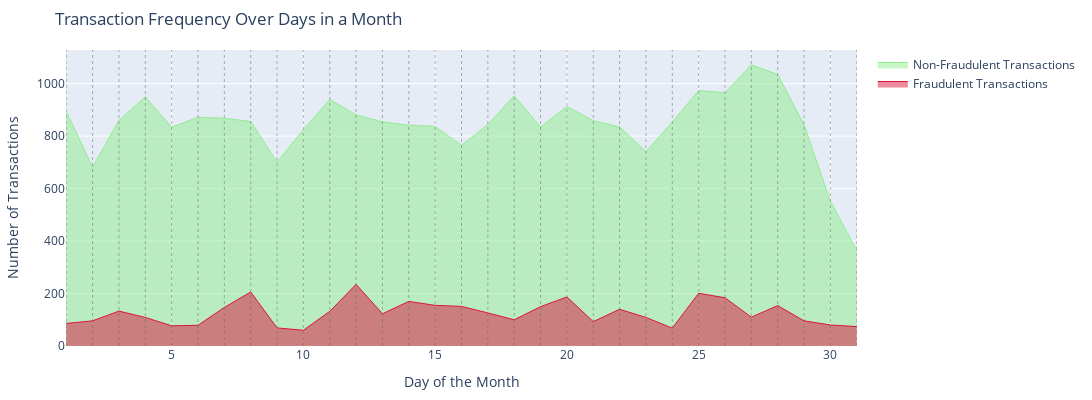

This figure's notebook cell:
### Code cell
# Your existing code to prepare the data
transactions_per_hour_fraud = transactions[transactions['is_fraud'] == 1].groupby('Day').size()
transactions_per_hour_non_fraud = transactions[transactions['is_fraud'] == 0].groupby('Day').size()

# Convert your groupby object to a DataFrame and rename the columns appropriately
df_transactions_per_hour_fraud = transactions_per_hour_fraud.reset_index()
df_transactions_per_hour_fraud.columns = ['Date', 'Number of Fraudulent Transactions']

df_transactions_per_hour_non_fraud = transactions_per_hour_non_fraud.reset_index()
df_transactions_per_hour_non_fraud.columns = ['Date', 'Number of Non-Fraudulent Transactions']

# Calculate the means
mean_fraudulent_transactions = df_transactions_per_hour_fraud['Number of Fraudulent Transactions'].mean()
mean_non_fraudulent_transactions = df_transactions_per_hour_non_fraud['Number of Non-Fraudulent Transactions'].mean()

# Create traces for the plot
trace2 = go.Scatter(
    x=df_transactions_per_hour_fraud['Date'],
    y=df_transactions_per_hour_fraud['Number of Fraudulent Transactions'],
    mode='lines',
    name='Fraudulent Transactions',
    line=dict(color='crimson', width=1),
    fill='tozeroy',
    hovertemplate=f"Day: %{{x}}<br>Amount of Transactions: %{{y}}<br>Mean: {mean_fraudulent_transactions:.2f}<extra></extra>"
)

trace1 = go.Scatter(
    x=df_transactions_per_hour_non_fraud['Date'],
    y=df_transactions_per_hour_non_fraud['Number of Non-Fraudulent Transactions'],
    mode='lines',
    name='Non-Fraudulent Transactions',
    line=dict(color='lightgreen', width=1),
    fill='tozeroy',
    hovertemplate=f"Day: %{{x}}<br>Amount of Transactions: %{{y}}<br>Mean: {mean_non_fraudulent_transactions:.2f}<extra></extra>"
)

# Combine the traces
data = [trace1, trace2]

layout = go.Layout(
    title='Transaction Frequency Over Days in a Month',
    xaxis=dict(title='Day of the Month'),
    yaxis=dict(title='Number of Transactions'),
    hovermode='closest'
)

fig = go.Figure(data=data, layout=layout)

# Loop through the dates and add vertical dashed lines
for date in df_transactions_per_hour_fraud['Date']:
    fig.add_shape(type="line",
                  x0=date, y0=0, x1=date, y1=1,
                  xref="x", yref="paper",
                  line=dict(color="#666", width=0.5, dash="dot"))
    
fig.update_layout(
    width=1200, 
    height=400, 
    margin=dict(l=15, r=15, t=50, b=20),
)

iplot(fig)

### Figure 1 — Plotly figure (JSON) as saved in the notebook; plotly's stock layout.template omitted (floating-point values rounded to 4 significant figures)
{"data": [{"fill": "tozeroy", "hovertemplate": "Day: %{x}<br>Amount of Transactions: %{y}<br>Mean: 841.94<extra></extra>", "line": {"color": "lightgreen", "width": 1}, "mode": "lines", "name": "Non-Fraudulent Transactions", "type": "scatter", "x": [1, 2, 3, 4, 5, 6, 7, 8, 9, 10, 11, 12, 13, 14, 15, 16, 17, 18, 19, 20, 21, 22, 23, 24, 25, 26, 27, 28, 29, 30, 31], "y": [894, 682, 860, 950, 834, 872, 868, 856, 701, 825, 939, 881, 854, 842, 837, 765, 844, 954, 835, 913, 859, 835, 741, 854, 974, 965, 1072, 1035, 843, 552, 364]}, {"fill": "tozeroy", "hovertemplate": "Day: %{x}<br>Amount of Transactions: %{y}<br>Mean: 125.81<extra></extra>", "line": {"color": "crimson", "width": 1}, "mode": "lines", "name": "Fraudulent Transactions", "type": "scatter", "x": [1, 2, 3, 4, 5, 6, 7, 8, 9, 10, 11, 12, 13, 14, 15, 16, 17, 18, 19, 20, 21, 22, 23, 24, 25, 26, 27, 28, 29, 30, 31], "y": [86, 96, 133, 109, 77, 79, 147, 206, 69, 60, 132, 235, 123, 170, 155, 151, 126, 100, 150, 187, 93, 140, 109, 68, 201, 184, 110, 154, 96, 80, 74]}], "layout": {"height": 400, "hovermode": "closest", "margin": {"b": 20, "l": 15, "r": 15, "t": 50}, "shapes": [{"line": {"color": "#666", "dash": "dot", "width": 0.5}, "type": "line", "x0": 1, "x1": 1, "xref": "x", "y0": 0, "y1": 1, "yref": "paper"}, {"line": {"color": "#666", "dash": "dot", "width": 0.5}, "type": "line", "x0": 2, "x1": 2, "xref": "x", "y0": 0, "y1": 1, "yref": "paper"}, {"line": {"color": "#666", "dash": "dot", "width": 0.5}, "type": "line", "x0": 3, "x1": 3, "xref": "x", "y0": 0, "y1": 1, "yref": "paper"}, {"line": {"color": "#666", "dash": "dot", "width": 0.5}, "type": "line", "x0": 4, "x1": 4, "xref": "x", "y0": 0, "y1": 1, "yref": "paper"}, {"line": {"color": "#666", "dash": "dot", "width": 0.5}, "type": "line", "x0": 5, "x1": 5, "xref": "x", "y0": 0, "y1": 1, "yref": "paper"}, {"line": {"color": "#666", "dash": "dot", "width": 0.5}, "type": "line", "x0": 6, "x1": 6, "xref": "x", "y0": 0, "y1": 1, "yref": "paper"}, {"line": {"color": "#666", "dash": "dot", "width": 0.5}, "type": "line", "x0": 7, "x1": 7, "xref": "x", "y0": 0, "y1": 1, "yref": "paper"}, {"line": {"color": "#666", "dash": "dot", "width": 0.5}, "type": "line", "x0": 8, "x1": 8, "xref": "x", "y0": 0, "y1": 1, "yref": "paper"}, {"line": {"color": "#666", "dash": "dot", "width": 0.5}, "type": "line", "x0": 9, "x1": 9, "xref": "x", "y0": 0, "y1": 1, "yref": "paper"}, {"line": {"color": "#666", "dash": "dot", "width": 0.5}, "type": "line", "x0": 10, "x1": 10, "xref": "x", "y0": 0, "y1": 1, "yref": "paper"}, {"line": {"color": "#666", "dash": "dot", "width": 0.5}, "type": "line", "x0": 11, "x1": 11, "xref": "x", "y0": 0, "y1": 1, "yref": "paper"}, {"line": {"color": "#666", "dash": "dot", "width": 0.5}, "type": "line", "x0": 12, "x1": 12, "xref": "x", "y0": 0, "y1": 1, "yref": "paper"}, {"line": {"color": "#666", "dash": "dot", "width": 0.5}, "type": "line", "x0": 13, "x1": 13, "xref": "x", "y0": 0, "y1": 1, "yref": "paper"}, {"line": {"color": "#666", "dash": "dot", "width": 0.5}, "type": "line", "x0": 14, "x1": 14, "xref": "x", "y0": 0, "y1": 1, "yref": "paper"}, {"line": {"color": "#666", "dash": "dot", "width": 0.5}, "type": "line", "x0": 15, "x1": 15, "xref": "x", "y0": 0, "y1": 1, "yref": "paper"}, {"line": {"color": "#666", "dash": "dot", "width": 0.5}, "type": "line", "x0": 16, "x1": 16, "xref": "x", "y0": 0, "y1": 1, "yref": "paper"}, {"line": {"color": "#666", "dash": "dot", "width": 0.5}, "type": "line", "x0": 17, "x1": 17, "xref": "x", "y0": 0, "y1": 1, "yref": "paper"}, {"line": {"color": "#666", "dash": "dot", "width": 0.5}, "type": "line", "x0": 18, "x1": 18, "xref": "x", "y0": 0, "y1": 1, "yref": "paper"}, {"line": {"color": "#666", "dash": "dot", "width": 0.5}, "type": "line", "x0": 19, "x1": 19, "xref": "x", "y0": 0, "y1": 1, "yref": "paper"}, {"line": {"color": "#666", "dash": "dot", "width": 0.5}, "type": "line", "x0": 20, "x1": 20, "xref": "x", "y0": 0, "y1": 1, "yref": "paper"}, {"line": {"color": "#666", "dash": "dot", "width": 0.5}, "type": "line", "x0": 21, "x1": 21, "xref": "x", "y0": 0, "y1": 1, "yref": "paper"}, {"line": {"color": "#666", "dash": "dot", "width": 0.5}, "type": "line", "x0": 22, "x1": 22, "xref": "x", "y0": 0, "y1": 1, "yref": "paper"}, {"line": {"color": "#666", "dash": "dot", "width": 0.5}, "type": "line", "x0": 23, "x1": 23, "xref": "x", "y0": 0, "y1": 1, "yref": "paper"}, {"line": {"color": "#666", "dash": "dot", "width": 0.5}, "type": "line", "x0": 24, "x1": 24, "xref": "x", "y0": 0, "y1": 1, "yref": "paper"}, {"line": {"color": "#666", "dash": "dot", "width": 0.5}, "type": "line", "x0": 25, "x1": 25, "xref": "x", "y0": 0, "y1": 1, "yref": "paper"}, {"line": {"color": "#666", "dash": "dot", "width": 0.5}, "type": "line", "x0": 26, "x1": 26, "xref": "x", "y0": 0, "y1": 1, "yref": "paper"}, {"line": {"color": "#666", "dash": "dot", "width": 0.5}, "type": "line", "x0": 27, "x1": 27, "xref": "x", "y0": 0, "y1": 1, "yref": "paper"}, {"line": {"color": "#666", "dash": "dot", "width": 0.5}, "type": "line", "x0": 28, "x1": 28, "xref": "x", "y0": 0, "y1": 1, "yref": "paper"}, {"line": {"color": "#666", "dash": "dot", "width": 0.5}, "type": "line", "x0": 29, "x1": 29, "xref": "x", "y0": 0, "y1": 1, "yref": "paper"}, {"line": {"color": "#666", "dash": "dot", "width": 0.5}, "type": "line", "x0": 30, "x1": 30, "xref": "x", "y0": 0, "y1": 1, "yref": "paper"}, {"line": {"color": "#666", "dash": "dot", "width": 0.5}, "type": "line", "x0": 31, "x1": 31, "xref": "x", "y0": 0, "y1": 1, "yref": "paper"}], "title": {"text": "Transaction Frequency Over Days in a Month"}, "width": 1200, "xaxis": {"title": {"text": "Day of the Month"}}, "yaxis": {"title": {"text": "Number of Transactions"}}}}
